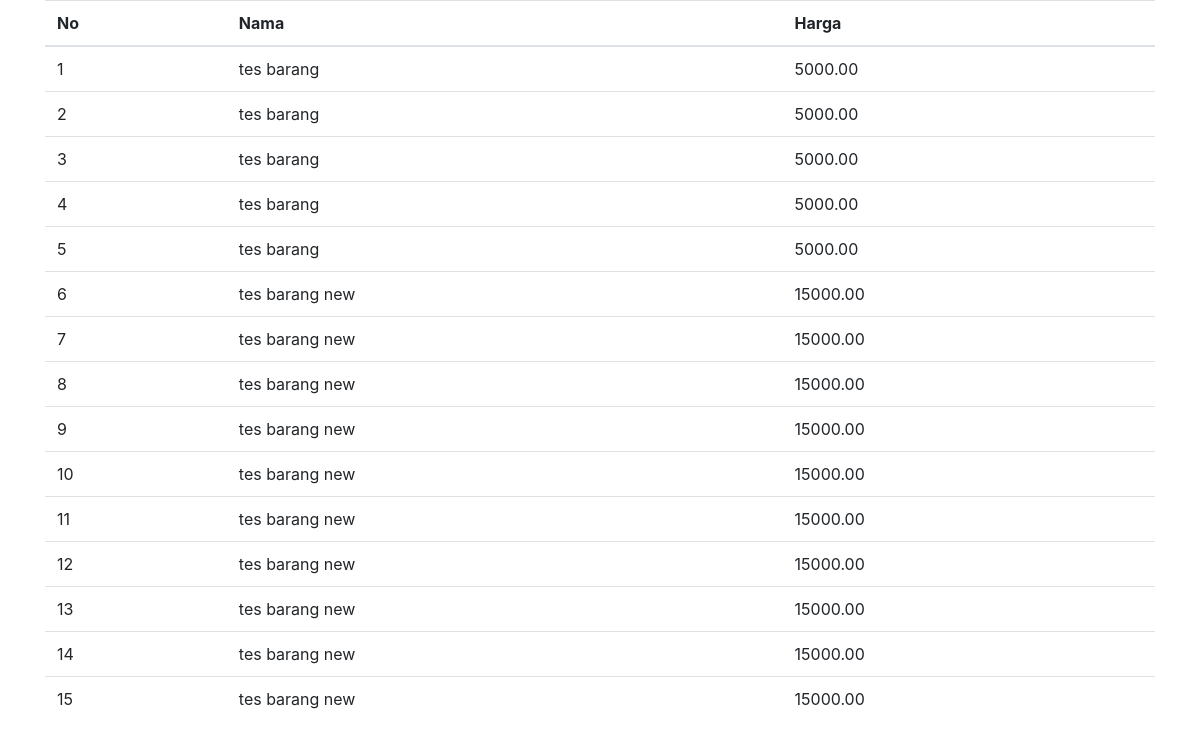
The page /view-data/vtable/ on the database its author committed.
### gudang/models.py (models this page shows, shortened)
class Barang(models.Model):
    tanggal = models.DateField()
    nama = models.CharField(max_length=5)
    harga = models.DecimalField(max_digits=12, decimal_places=2)
    cu = models.ForeignKey(User,related_name='+', on_delete=models.CASCADE,editable=False, null=True, blank=True)
    cdate = models.DateTimeField(auto_now_add=True)
    class Meta:
        db_table = 'barang'
        verbose_name = 'Barang'
        verbose_name_plural = verbose_name
        get_latest_by = 'tanggal'

### gudang/views.py (the view)
# urls.py: path('vtable/', views.tbdata, name='vtable'),
def tbdata(request):
    data_barang = Barang.objects.all()
    return render(request, 'gudang/vtable.html',{'tbl_barang':data_barang})

### templates/gudang/vtable.html (shortened to what this page needs)
<html>
<head>
{% load static %}
    <link rel="stylesheet" href="https://stackpath.bootstrapcdn.com/bootstrap/4.5.0/css/bootstrap.min.css"
>
</head>
<body>
<div class="container">
<table class="table">
  <thead>
    <tr>
      <th scope="col">No</th>
      <th scope="col">Nama</th>
      <th scope="col">Harga</th>
    </tr>
  </thead>
  <tbody>
    {% for a in tbl_barang %}
    <tr>
      <td>{{ forloop.counter }}</td>
      <td>{{ a.nama}}</td>
      <td>{{ a.harga}}</td>
    </tr>
    {% endfor %}
  </tbody>
</table>
</div>
</body>
</html>

### rows shown on the page
Barang: nama "tes barang", harga "5000.00"
Barang: nama "tes barang", harga "5000.00"
Barang: nama "tes barang", harga "5000.00"
Barang: nama "tes barang", harga "5000.00"
Barang: nama "tes barang", harga "5000.00"
Barang: nama "tes barang new", harga "15000.00"
Barang: nama "tes barang new", harga "15000.00"
Barang: nama "tes barang new", harga "15000.00"
Barang: nama "tes barang new", harga "15000.00"
Barang: nama "tes barang new", harga "15000.00"
Barang: nama "tes barang new", harga "15000.00"
Barang: nama "tes barang new", harga "15000.00"
Barang: nama "tes barang new", harga "15000.00"
Barang: nama "tes barang new", harga "15000.00"
Barang: nama "tes barang new", harga "15000.00"
